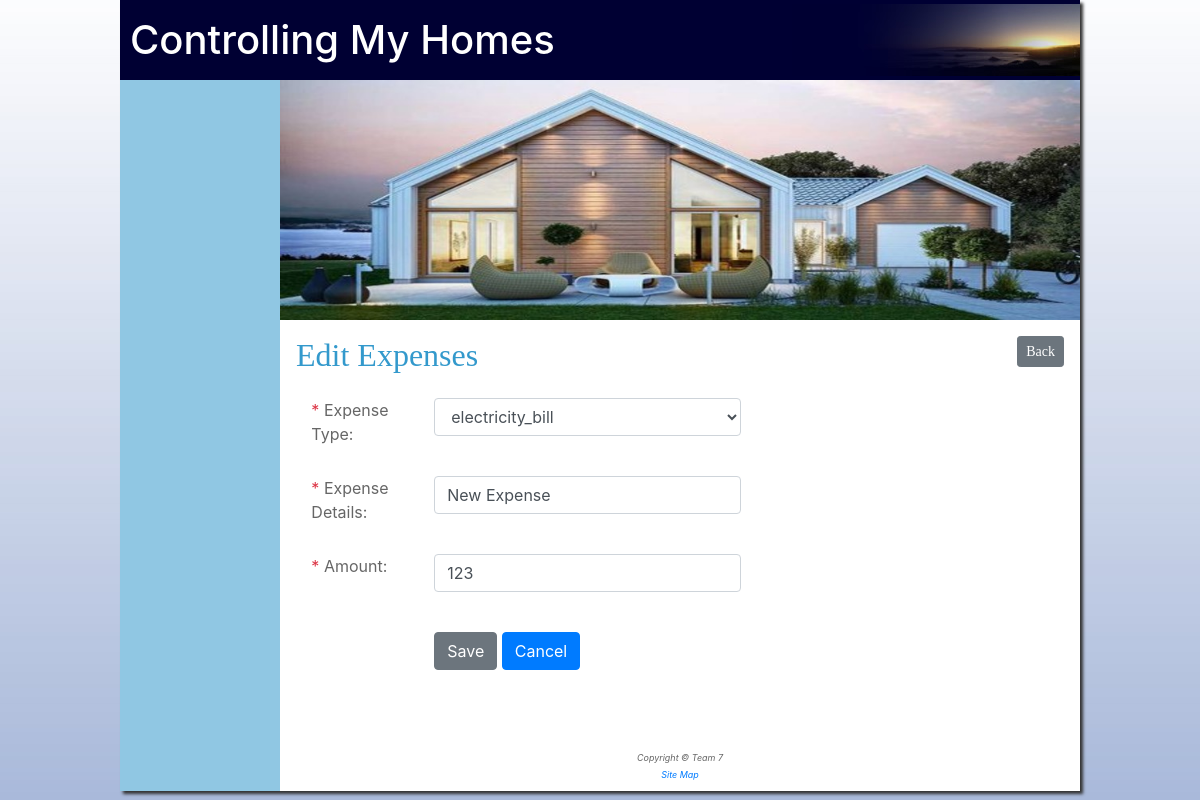
The app's page /handleExpenses/addEditExpenses/5 with its own data.
### tables this page shows
CREATE TABLE `expenses` (
  `exp_id` int(11) NOT NULL,
  `house_id` int(11) NOT NULL,
  `type_id` int(11) NOT NULL,
  `amount` decimal(10,0) NOT NULL,
  `is_deleted` tinyint(1) NOT NULL,
  `created_date` date NOT NULL,
  `modified_by` int(11) NOT NULL,
  `created_by` int(11) NOT NULL,
  `modified_date` date NOT NULL,
  `expense_info` varchar(200) NOT NULL
);

CREATE TABLE `expense_types` (
  `type_id` int(11) NOT NULL,
  `type_name` varchar(25) NOT NULL,
  `description` varchar(250) NOT NULL,
  `is_active` tinyint(1) NOT NULL,
  `created_by` int(11) NOT NULL,
  `created_date` date NOT NULL,
  `modified_by` int(11) NOT NULL,
  `modified_date` date NOT NULL
);

### application/controllers/HandleExpenses.php (called while the page is built, shortened)
<?php
    class HandleExpenses extends CI_Controller {
        function __construct() {
            $this->load->library('form_validation');
         }
        public function addEditExpenses(){
            $data["exp_id"] =$this->uri->segment(3);
            $this->db->where('is_active', 1);
            $result = $this->db->get('expense_types');
            $data["expenseTypes"] = $result->result();
            if($data["exp_id"] == 0 || $data["exp_id"] == "0"){
                $data["house_id"] =$this->uri->segment(4);
                $this->load->view('addEditExpenses.php', $data);
            }else{
                $this->db->where('exp_id', $data["exp_id"]);
                $result = $this->db->get('expenses');
                $data["expenseData"] = $result->result();
                $data["house_id"] = $data["expenseData"][0]->house_id;
                $this->load->view('addEditExpenses.php', $data);
            }
        }
    }
?>

### index.php (called while the page is built, shortened)
<?php
require_once BASEPATH.'core/CodeIgniter.php';

### application/views/addEditExpenses.php (the view, shortened to what this page needs)
<!DOCTYPE html>
<html lang="en">
<head>
    <link rel="stylesheet" href="https://maxcdn.bootstrapcdn.com/bootstrap/4.0.0/css/bootstrap.min.css"
>
    <link href="<?php echo base_url(); ?>assets/css/toastr.css" rel="stylesheet"/>
    <link rel = "stylesheet" type = "text/css"
         href = "<?php echo css_url(); ?>">
</head>
<body id="wrapper">
    <section class="row">
        <div id="nav-div" class="col-xs-12 col-md-3 col-lg-2">
        </div>
        <div class="col-xs-12 col-md-9 col-lg-10">
            <img class="my-img" src="<?php echo houseImage_url()?>" alt="My Houses">
            <section class="p-20">
                <article>
                    <h2 class="my-h2"><?php if($exp_id == 0 || $exp_id == "0"){echo 'Add ';}else{echo 'Edit ';}?>Expenses
                        <a href="<?php echo base_url()?>handleExpenses/index/<?php $house_id?>" class="btn btn-sm float-right btn-secondary">Back</a>
                    </h2>
                    <section>
                        <form novalidate action="<?php echo base_url()?>handleExpenses/saveExpense" method="post" onSubmit="return checkExpenseData();">
                            <div class="row form-group">
                                <div class="col-sm-12 col-md-2">
                                    <label f    or="expenseType" class="control-label">
                                        <span class="text-danger">*</span> Expense Type:
                                    </label>
                                </div>
                                <div class="col-sm-12 col-md-5">
                                    <select required class="form-control" value="<?php echo set_value('expenseType')?>" name="expenseType" id="expenseType">
                                        <?php foreach ($expenseTypes as $et) { ?>
                                        <option title="<?php echo $et->type_name;?>" value="<?php echo $et->type_id; ?>" <?php if($expenseData[0] && $expenseData[0]->type_id == $et->type_id) echo 'selected'; ?> ><?php echo $et->type_name?> </option>
                                        <?php } ?>
                                    </select>
                                </div>
                            </div>
                            <div class="row form-group">
                                <div class="col-sm-12 col-md-2">
                                    <label for="expenseInfo" class="control-label">
                                        <span class="text-danger">*</span> Expense Details:
                                    </label>
                                </div>
                                <div class="col-sm-12 col-md-5">
                                    <input value="<?php if($expenseData[0] && $expenseData[0]->expense_info){echo set_value('expenseInfo')==FALSE?$expenseData[0]->expense_info:set_Value('expenseInfo');}else{echo set_value('expenseInfo')==FALSE?'':set_Value('expenseInfo');}?>" type="text" class="form-control" required id="expenseInfo" name="expenseInfo"/>
                                </div>
                            </div>
                            <div class="row form-group">
                                <div class="col-sm-12 col-md-2">
                                    <label for="amount" class="control-label">
                                        <span class="text-danger">*</span> Amount:
                                    </label>
                                </div>
                                <div class="col-sm-12 col-md-5">
                                    <input value="<?php if($expenseData[0] && $expenseData[0]->amount){echo set_value('amount')==FALSE?$expenseData[0]->amount:set_Value('amount');}else{echo set_value('amount')==FALSE?'':set_Value('amount');}?>" type="number" class="form-control" required id="amount" name="amount"/>
                                </div>
                            </div>
                            <div class="row form-group">
                                <div class="col-sm-12 col-md-2"></div>
                                <div class="col-sm-12 col-md-5">
                                    <input type="submit" class="btn btn-secondary" value="Save">
                                    <a href="<?php echo base_url();?>handleExpenses/index/<?php if($expenseData[0]){echo $expenseData[0]->house_id;}else{echo '0';}?>" class="btn btn-primary">Cancel</a>
                                </div>
                            </div>
                        </form>
                    </section>
                </article>
            </section>
            <br/>
        </div>
    </section>
</body>
</html>

### assets/css/pacific.css (style rules this page uses)
html { background-image: url(../images/background.jpg); background-repeat: repeat-x; font-family: Verdana, Arial, sans-serif; }
#wrapper { width: 80%; margin: 0px; margin-left: 10%; margin-right: 10%; box-shadow: 3px 3px 3px #333333; }
body { background-color: #ffffff; color: #666666; }
.row { padding: 0px; margin-left: 0px !important; margin-right: 0px !important }
.row div { padding: 0px; }
.my-h2 { color: #3399cc; font-family: Georgia, serif !important; margin-top: 0px; }
#nav-div { background-color: #90c7e3; }
.my-img { width: 100%; }
section { padding: 2%; }
.p-20 { padding: 2% !important; }

### records on screen
expenses: expenseType "electricity_bill", expenseInfo "New Expense", amount "123"
